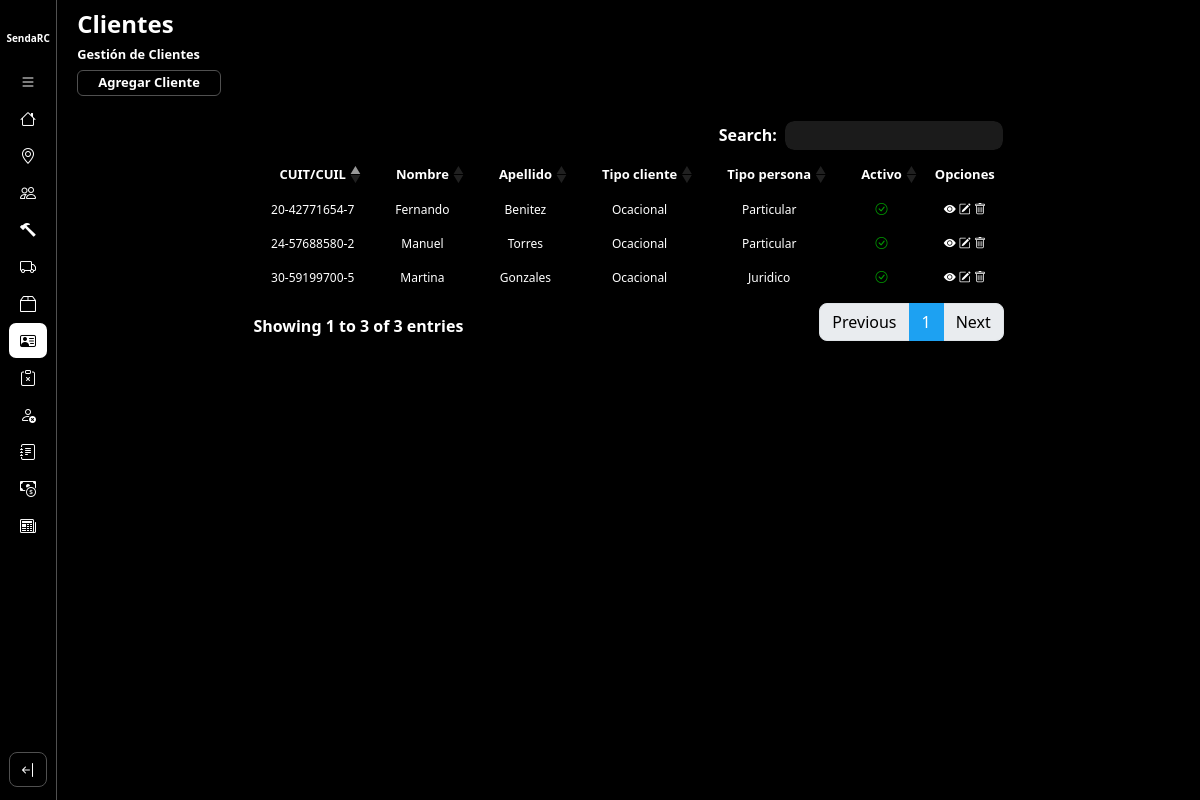
Page /gestionClientes/ on the earlier database version.
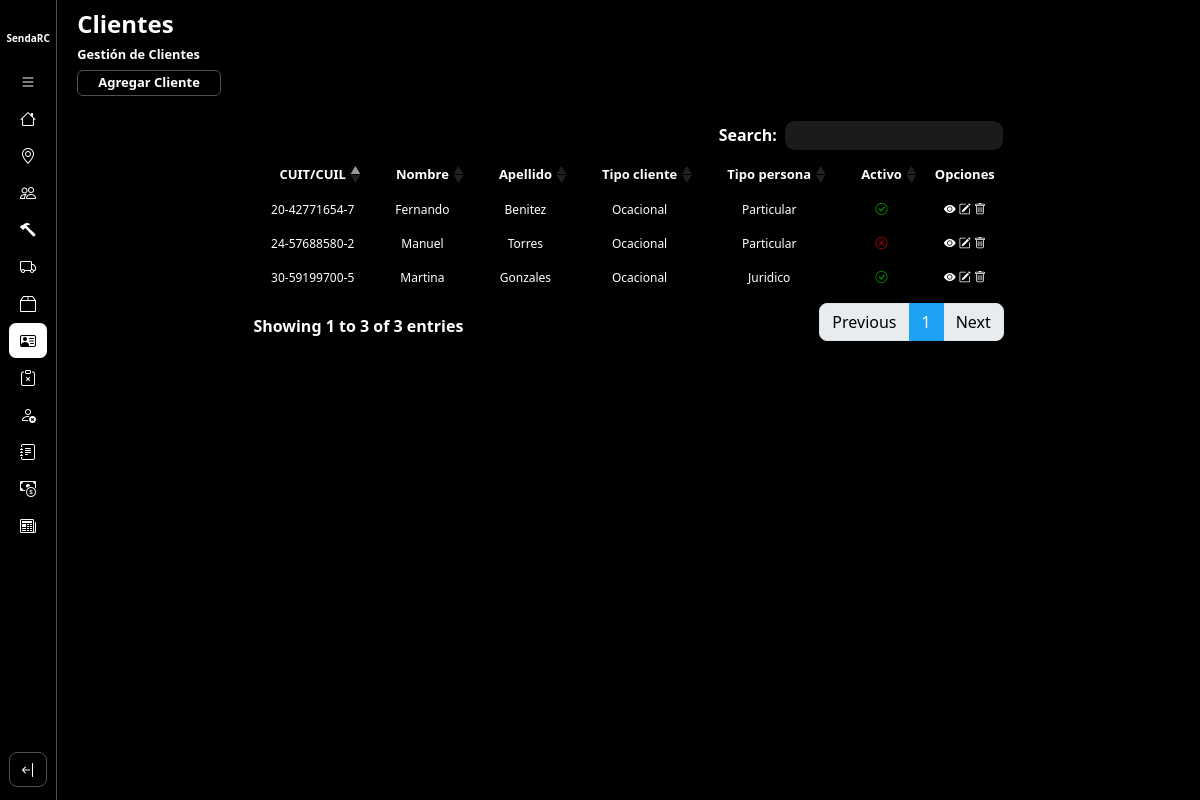
Same page on the later database version.
### core/models.py (models this page shows)
class Cliente(models.Model):
    TIPO = {
        (1, 'Ocacional'),
        (2, 'Habitual'),
    }
    TIPOPERSONA = {
        (1, 'Particular'),
        (2, 'Juridico')
    }
    nombre = models.CharField(max_length=50)
    apellido = models.CharField(max_length=50)
    direccion = models.CharField(max_length=50)
    tipo = models.PositiveIntegerField(choices=TIPO, default=1)
    tipoPersona = models.PositiveIntegerField(choices=TIPOPERSONA)
    cuil = models.CharField(unique=True,max_length=13)
    telefono =models.CharField(max_length=10)
    email = models.EmailField(max_length=254)
    localidad = models.ForeignKey(Localidad, on_delete=models.DO_NOTHING)
    activo = models.BooleanField(default=True)
    def getTipo(self):
        return dict(self.TIPO)[self.tipo]
    def getTipoPersona(self):
        return dict(self.TIPOPERSONA)[self.tipoPersona]

### core/views.py (the view)
# urls.py: path('gestionClientes/', gestionClientes.as_view(), name = 'gestionClientes'),
class gestionClientes(ListView):
    model = Cliente
    template_name = 'cliente/gestionClientes.html'
    context_object_name = 'clientes'

### core/templates/cliente/gestionClientes.html (shortened to what this page needs)
{% extends 'layouts/baseGestion.html' %}
{% load static %}
{% block extracss %}{{block.super}}
<link href="{% static 'css/baseGestion.css' %}" rel="stylesheet" />
{% endblock %}
{% block title%}
    <h1>Clientes</h1>
    <h2>Gestión de Clientes</h2>
    <a href="{% url 'altaCliente' %}" class="btn-agregarEntidad">Agregar Cliente</a>
{% endblock %}
{% block listado%}
<table class="table table-striped table-dark">
    <thead>
        <tr>
            <th scope="col">CUIT/CUIL</th>
            <th scope="col">Nombre</th>
            <th scope="col">Apellido</th>
            <th scope="col">Tipo cliente</th>
            <th scope="col">Tipo persona</th>
            <th scope="col">Activo</th>
            <th scope="col">Opciones</th>
        </tr>
    </thead>
    <tbody>
        {% for cliente in clientes %}
            <tr class="fila-tabla">
                <td scope="row">{{ cliente.cuil }}</td>
                <td scope="row">{{ cliente.nombre }}</td>
                <td scope="row">{{ cliente.apellido }}</td>
                <td scope="row">{{ cliente.getTipo }}</td>
                <td scope="row">{{ cliente.getTipoPersona }}</td>
                {% if cliente.activo %}
                    <td scope="row"><i class="bi bi-check-circle"></i></td>
                {% else %}
                    <td scope="row"><i class="bi bi-x-circle"></i></td>
                {% endif %}
                <td scope="row">
                    <button href="{% url 'detalleCliente' cliente.pk %}" class="opcion" type="button"
                        data-url="/gestionClientes/{{cliente.pk}}"
                        data-bs-toggle="offcanvas"
                        data-bs-target="#offcanvasExample"
                        aria-controls="offcanvasExample"><i class="bi bi-eye-fill"></i></button>
                    <a href="{% url 'modificarCliente' cliente.pk %}" class="opcion"><i class="bi bi-pencil-square"></i></i></a>
                    <button href="#" class="opcion"><i class="bi bi-trash"></i></button>
                </td>
            </tr>
        {% endfor %}
    </tbody>
</table>
{% endblock %}

### SendaRC/templates/layouts/baseGestion.html (shortened to what this page needs)
{% extends 'layouts/baseInicio.html' %}
{% load static %}
{% block extracss %}
    {{block.super}}
    <link href="{% static 'css/baseGestion.css' %}" rel="stylesheet"/>
{% endblock %}
{% block seccion-main %}
        <div class="seccion-cabecera">
            {% block title %}
            {% endblock %}
        </div>
        <div class="secccion-listado">
            {% block listado %}
            {% endblock %}
        </div>
{% endblock %}

### SendaRC/templates/layouts/baseInicio.html (shortened to what this page needs)
{% extends 'layouts/base.html' %}
{% load static %}
{% block extracss %}
    <link href="{% static 'css/baseInicio.css' %}" rel="stylesheet" />
{% endblock %}
{% block container %}
<main class="container-main">
    <aside class="nav-container">
        <nav class="navbar d-flex flex-column flex-shrink-0 bg-body-tertiary">
            <a href="/" class="d-block p-3 link-body-emphasis text-decoration-none" data-bs-toggle="tooltip"
                data-bs-placement="right" data-bs-original-title="Icon-only">
                <span class="icono-sendaRC">SendaRC</span>
            </a>
            <ul class="list-navbar nav nav-pills nav-flush flex-column mb-auto text-center">
                <li class="nav-item" id="expand-button">
                    <button id="btn-toExpand" href="#" class="nav-link py-3 rounded-2" aria-current="page" data-bs-toggle="tooltip"
                        data-bs-placement="right" aria-label="open-bar" data-bs-original-title="open-bar">
                        <i class="bi bi-list"></i>
                    </button>
                </li>
                <li class="nav-item {% if request.path == '/home/' %}active{% endif %}">
                    <a href="{% url 'home' %}" class="nav-link py-3 rounded-2" aria-current="page" data-bs-toggle="tooltip"
                        data-bs-placement="right" aria-label="Home" data-bs-original-title="Home">
                        <i class="bi bi-house"></i>
                    </a>
                </li>
                <li class="nav-item {% if '/gestionLocalidad/' in request.path or '/altaLocalidad/' in request.path or '/modificarLocalidad/' in request.path %}active{% endif %}">
                    <a href="{% url 'gestionLocalidad' %}" class="nav-link py-3 rounded-2" aria-current="page" data-bs-toggle="tooltip"
                        data-bs-placement="right" aria-label="Localidades" data-bs-original-title="Localidades">
                        <i class="bi bi-geo-alt"></i>
                    </a>
                </li>
                <li class="nav-item {% if '/gestionEmpleado/' in request.path or '/altaEmpleado/' in request.path or '/modificarEmpleado/' in request.path %}active{% endif %}">
                    <a href="{% url 'gestionEmpleado' %}" class="nav-link py-3 rounded-2" aria-current="page" data-bs-toggle="tooltip"
                        data-bs-placement="right" aria-label="Empleados" data-bs-original-title="Empleados">
                        <i class="bi bi-people"></i>
                    </a>
                </li>
                <li class="nav-item {% if '/gestionMaquinaria/' in request.path or '/altaMaquinaria/' in request.path or '/modificarMaquinaria/' in request.path %}active{% endif %}">
                    <a href="{% url 'gestionMaquinaria' %}" class="nav-link py-3 rounded-2" aria-current="page" data-bs-toggle="tooltip"
                        data-bs-placement="right" aria-label="Maquinarias" data-bs-original-title="Maquinarias">
                        <i class="bi bi-hammer"></i>
                    </a>
                </li>
                <li class="nav-item {% if '/gestionTipoServicio/' in request.path or '/altaTipoServicio/' in request.path or '/modificarTipoServicio/' in request.path %}active{% endif %}">
                    <a href="{% url 'gestionTipoServicio' %}" class="nav-link py-3 rounded-2" aria-current="page" data-bs-toggle="tooltip"
                        data-bs-placement="right" aria-label="TipoServicios" data-bs-original-title="TipoServicios">
                        <i class="bi bi-truck"></i>
                    </a>
                </li>
                <li class="nav-item {% if '/gestionInsumos/' in request.path or '/altaInsumo/' in request.path or '/modificarInsumo/' in request.path %}active{% endif %}">
                    <a href="{% url 'gestionInsumos' %}" class="nav-link py-3 rounded-2" aria-current="page" data-bs-toggle="tooltip"
                        data-bs-placement="right" aria-label="Insumos" data-bs-original-title="Insumos">
                        <i class="bi bi-box2"></i>
                    </a>
                </li>
                <li class="nav-item {% if '/gestionClientes/' in request.path or '/altaCliente/' in request.path or '/modificarCliente/' in request.path %}active{% endif %}">
                    <a href="{% url 'gestionClientes' %}" class="nav-link py-3 rounded-2" aria-current="page" data-bs-toggle="tooltip"
                        data-bs-placement="right" aria-label="Clientes" data-bs-original-title="Clientes">
                        <i class="bi bi-person-vcard"></i>
                    </a>
                </li>
                <li class="nav-item">
                    <a href="#" class="nav-link py-3 rounded-2" aria-current="page" data-bs-toggle="tooltip"
                        data-bs-placement="right" aria-label="Reclamos" data-bs-original-title="Reclamos">
                        <i class="bi bi-clipboard-x"></i>
                    </a>
                </li>
                <li class="nav-item {% if '/gestionSanciones/' in request.path or '/altaSancion/' in request.path or '/modificarSancion/' in request.path %}active{% endif %}">
                    <a href="{% url 'gestionSanciones' %}" class="nav-link py-3 rounded-2" aria-current="page" data-bs-toggle="tooltip"
                        data-bs-placement="right" aria-label="Sanciones" data-bs-original-title="Sanciones">
                        <i class="bi bi-person-x"></i>
                    </a>
                </li>
                <li class="nav-item">
                    <a href="#" class="nav-link py-3 rounded-2" aria-current="page" data-bs-toggle="tooltip"
                        data-bs-placement="right" aria-label="Asistencias" data-bs-original-title="Asistencias">
                        <i class="bi bi-journal-text"></i>
                    </a>
                </li>
                <li class="nav-item {% if '/servicio/' in request.path%}active{% endif %}">
                    <a href="{% url 'gestionServicios' %}" class="nav-link py-3 rounded-2" aria-current="page" data-bs-toggle="tooltip"
                        data-bs-placement="right" aria-label="Presupuestos" data-bs-original-title="Presupuestos">
                        <i class="bi bi-cash-coin"></i>
                    </a>
                </li>
                <li class="nav-item {% if request.path == '/factura/gestionFacturas/' %}active{% endif %}">
                    <a href="#" class="nav-link py-3 rounded-2" aria-current="page" data-bs-toggle="tooltip"
                        data-bs-placement="right" aria-label="Facturas" data-bs-original-title="Facturas">
                        <i class="bi bi-newspaper"></i>
                    </a>
                </li>
            </ul>
            <div class="container-btn-cerrar-sesion">
                <button class="cerrar-sesion-btn btn btn-primary d-inline-flex align-items-center" type="button">
                    <i class="bi bi-arrow-bar-left"></i>
                </button>
            </div>
        </nav>
    </aside>
    <section class="container-seccion-main">
        {% block seccion-main %}
        {% endblock %}
    </section>
</main>
{% endblock %}

### SendaRC/templates/layouts/base.html (shortened to what this page needs)
{% load static %}
<!DOCTYPE html>
<html lang="en">
<head>
  <link href="{% static 'libs/bootstrap/css/bootstrap.css' %}" rel="stylesheet">
  <link rel="stylesheet" href="{% static 'libs/dataTables/css/dataTables.bootstrap5.min.css' %}">
  <link href="{% static 'css/base.css' %}" rel="stylesheet"/>
  <link href="{% static 'libs/jqueryToast/src/jquery.toast.css'%}" rel="stylesheet"/>
  <link rel="stylesheet" href="https://cdn.jsdelivr.net/npm/bootstrap-icons@1.11.1/font/bootstrap-icons.css">
  <link href="{% static 'libs/select2/css/select2.min.css'%}" rel="stylesheet" />
  {% block extracss %}{% endblock %}
</head>
<body>
  {% block container %}
  {% endblock %}
</body>
</html>

### static/css/base.css (style rules this page uses)
* { margin: 0; padding: 0; box-sizing: border-box; }
body { background-color: black; }

### static/css/baseInicio.css (style rules this page uses)
.container-main { display: flex; width: 100%; height: 100%; }
.container-seccion-main { width: 100%; height: 100vh; }
.nav-container { width: 60px; height: 100vh; border-right: 1px solid #505050; transition: all 0.3s ease-in-out; overflow: hidden; }
.nav-item { border-radius: 7px; }
.navbar { background-color: black !important; height: 100%; align-content: center; }
.nav-link { width: 38px; height: 35px; display: flex; justify-content: center; align-items: center; color: white; }
.list-navbar { gap: 2px; }
.container-btn-cerrar-sesion > button { width: 38px !important; height: 35px !important; background-color: black; border: 1px solid #505050; display: flex; justify-content: center; align-items: center; color: white; margin-bottom: 5px; }
.icono-sendaRC { color: white; font-weight:bold; font-size: 10px; }
.active { background-color: white; }
.active > a > i { color: #000; }
#btn-toExpand { background:none; color: #fff; }

### static/css/baseGestion.css (style rules this page uses)
.seccion-cabecera { color: #FFF; width: 100%; height: 15%; padding-left: 20px; padding-top: 10px; display: flex; flex-direction: column; align-items: start; }
.seccion-cabecera > h1 { font-size: 1.5rem; font-weight: 700; }
.seccion-cabecera > h2 { font-size: 0.8rem; font-weight: 700; }
.secccion-listado { height: 85%; display: flex; justify-content: center; }
.table>tbody>tr:nth-child(odd)>td, .table>thead>tr:nth-child(odd)>th { background-color: #000; }
.table>tbody>tr:nth-child(even)>td, .table>tbody>tr:nth-child(even)>th { background-color: #000; }
.table.dataTable thead th { text-align: center; }
.table.dataTable tbody td { text-align: center; }
.table thead { font-size: 13px; }
.table tbody { font-size: 12px; }
.seccion-cabecera > a { color: #FFF; font-size: 13px; border-radius: 6px; text-decoration: none; font-weight: 700; border: 1px solid #505050; padding-inline: 20px; padding-block: 2px; background-color: #000; transition: background-color 0.1s ease-in-out; }
.opcion { background: none; border: none; color: #fff; }
.bi-check-circle { color: rgb(0, 158, 0); }
.bi-x-circle { color: rgb(194, 0, 0); }

Differences in the rows shown:
changed Cliente "Manuel": activo True → False (drawn)
